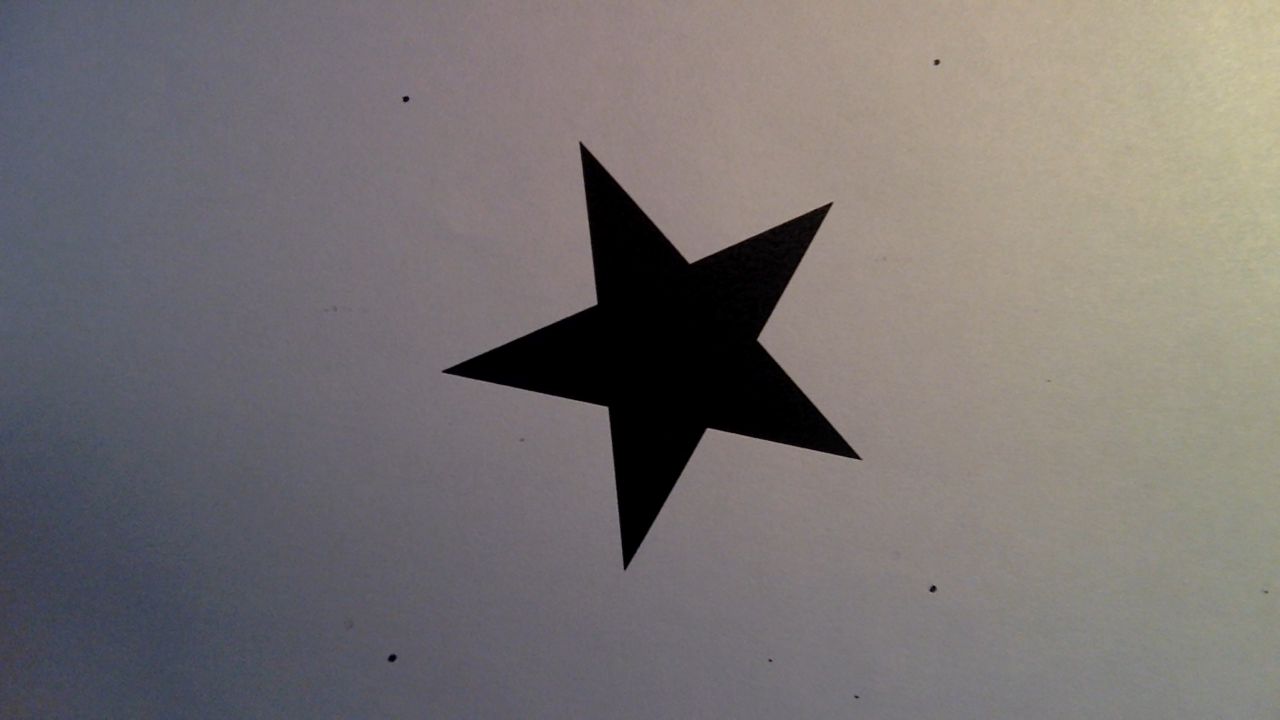
#> input picture shapes/estrella/59602653255951.png, 1280 x 720 px, given in place of the camera
$ python deteccionH.py
#> lines starting #> are read from the running program, lines starting #| are printed output that depends on the picture; after the words box and inside, x2 and y2 are one past the last pixel; in counts of white or black regions, pixels touching at a corner belong together
import cv2 as cv

from Tp_deteccion.captura import captura, filtrar
from math import copysign, log10


def on_trackbar_change(val):
    pass


window_name = 'Detector'
cv.namedWindow(window_name)

# genero los trackbars para threshold, differencia y areas
cv.createTrackbar('Tresh', window_name, 70, 255, on_trackbar_change)
cv.createTrackbar('Diff', window_name, 0, 150, on_trackbar_change)
cv.createTrackbar('Area MAX', window_name, 50, 100, on_trackbar_change)
cv.createTrackbar('Area MIN', window_name, 0, 25, on_trackbar_change)


def deteccion():
    # capturo el video del telefono(1) o de la computadora(0)
    cap = cv.VideoCapture(1)
    capt = ()  # inicializo la variable para poder usarla
    momhu_positivo = []

    while True:
        #  leo la imagen de la camara y la comvierto a gris
        #  despues de vuelta a RGB (display) para poder pintar en color
        _, image = cap.read()
#> image is the input picture: shape (720, 1280, 3); mean B, G, R 113.8, 114.2, 119.4
        gray = cv.cvtColor(image, cv.COLOR_RGB2GRAY)
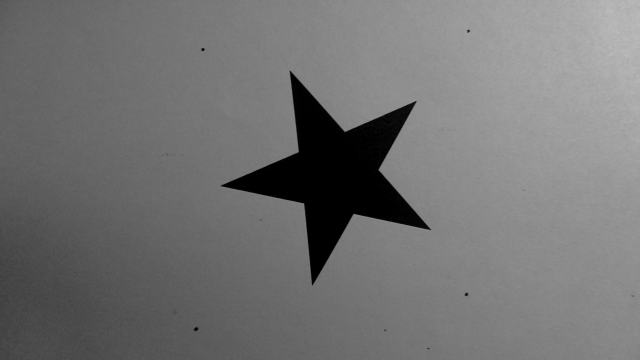
#> gray: shape (720, 1280) (shown at 1/2 size); min 0, max 193, mean 114.7
        display = cv.cvtColor(gray, cv.COLOR_GRAY2RGB)

        # obtengo los valores de los trackbars
        threshold = cv.getTrackbarPos('Tresh', window_name)
        differencia = cv.getTrackbarPos('Diff', window_name)
        area_max = cv.getTrackbarPos('Area MAX', window_name)
        area_min = cv.getTrackbarPos('Area MIN', window_name)

        # aplico el threshold a la imagen
        _, thresh = cv.threshold(gray, threshold, 255, cv.THRESH_BINARY)
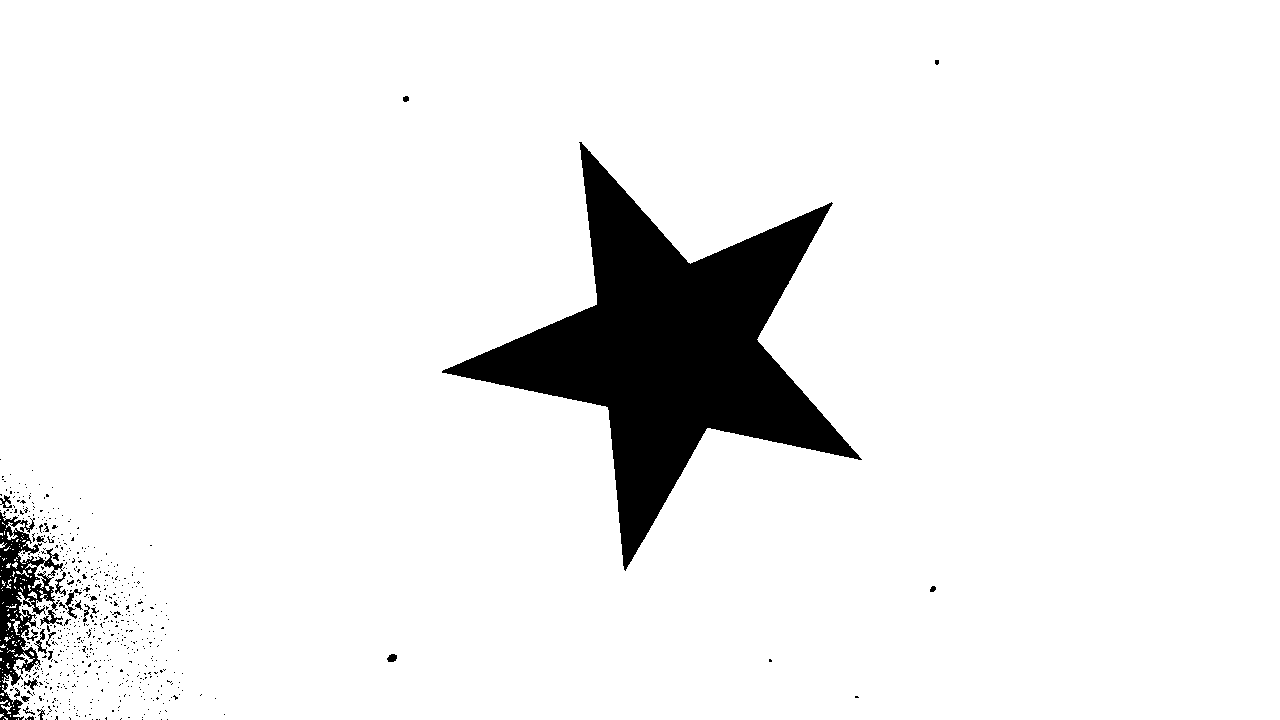
#> thresh: shape (720, 1280); 92.9% white; 591 black regions (566 under 20 px), largest, box (x1, y1, x2, y2) and area: (442, 142, 862, 571) 57402, (0, 512, 63, 720) 5134, (65, 589, 82, 619) 133

        # aplico las operaciones morfologicas
        kernel = cv.getStructuringElement(cv.MORPH_ELLIPSE, (7, 7))
        opening = cv.morphologyEx(thresh, cv.MORPH_OPEN, kernel)
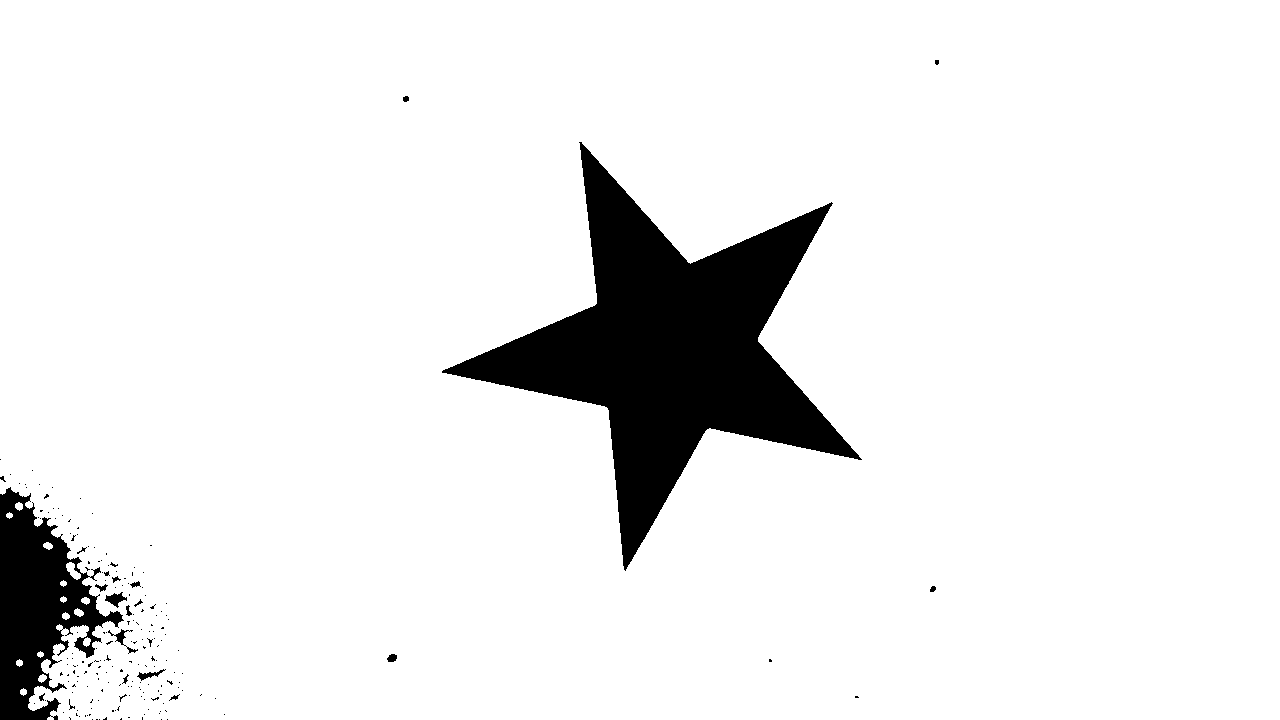
#> opening: shape (720, 1280); 92.1% white; 195 black regions (177 under 20 px), largest, box (x1, y1, x2, y2) and area: (442, 142, 862, 571) 57411, (0, 487, 124, 720) 13877, (105, 592, 127, 608) 166
        closing = cv.morphologyEx(opening, cv.MORPH_CLOSE, kernel)
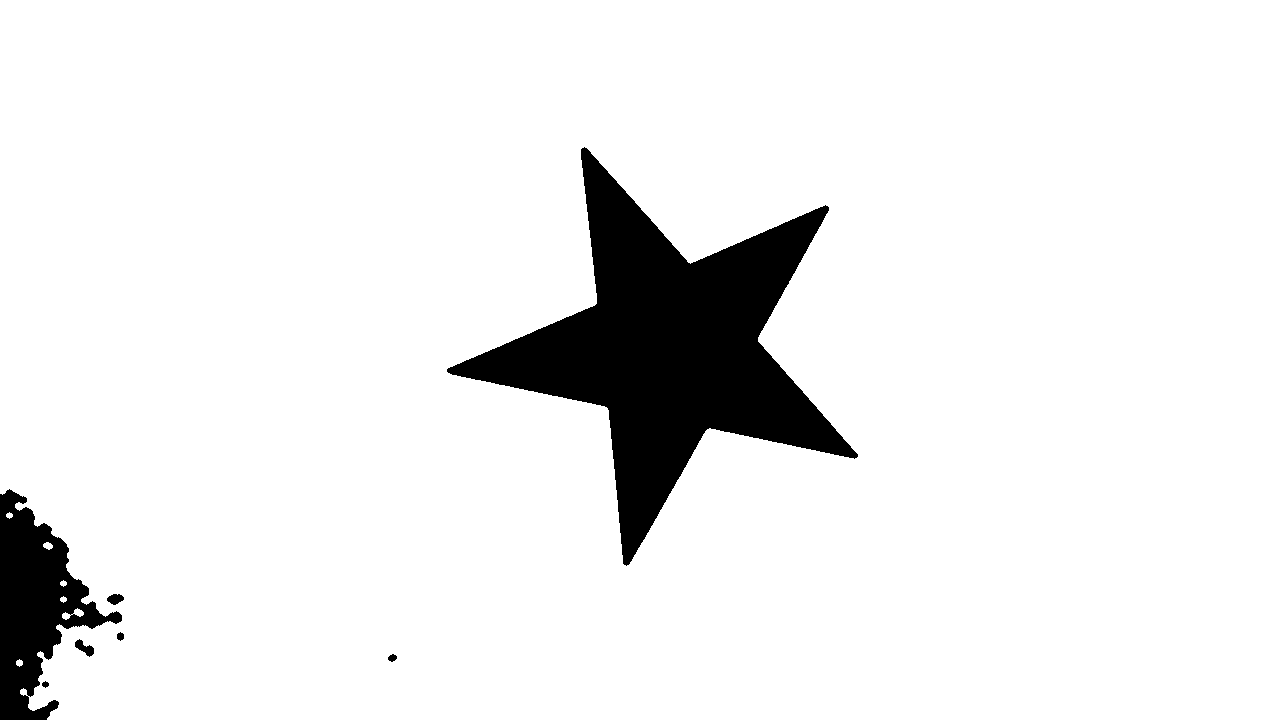
#> closing: shape (720, 1280); 92.3% white; 7 black regions

        # Busco los contornos
        contornos, _ = cv.findContours(closing, cv.RETR_TREE, cv.CHAIN_APPROX_NONE)
#> contornos = 13 contours; largest, box (x1, y1, x2, y2) and area: (0, 0, 1280, 720) 906379, (446, 146, 859, 567) 58024, (74, 638, 95, 658) 190, (106, 593, 125, 606) 148, (62, 608, 84, 620) 84

        # flitro los contornos por tamaño de area
        contornos_filtrados = filtrar(contornos, area_max, area_min)

        # Cuando toco la tecla 'c' capturo el contorno mas grande y printeo sus momentos de hu
        if cv.waitKey(1) & 0xFF == ord('c'):
            capt = captura(contornos_filtrados)
            print('Momentos del contorno capturado')
            momentos = cv.moments(capt)
            mhc = cv.HuMoments(momentos)

            for n in range(0, 6):
                mhc[n] = -1*copysign(1.0, mhc[n])*log10(abs(mhc[n]))
                print(str(mhc[n]))

        # Recorro los contornos filtrados y los comapro con el capturado
        for cont in contornos_filtrados:
            if cv.matchShapes(capt, cont, cv.CONTOURS_MATCH_I2, 0) < (differencia/100):
                # si el contorno es parecido lo dibujo en verde y guardo sus momentos de HU
                cv.drawContours(display, cont, -1, (0, 255, 0), 3)
                mom_positivo = cv.moments(cont)
                momhu_positivo = cv.HuMoments(mom_positivo)

            else:
                cv.drawContours(display, cont, -1, (0, 0, 255), 2)  # si el contorno es distinto los dibujo en rojo

        cv.imshow(window_name,  display)

        # Si aprieto la tecla 'H' muestro los momentos del contorno que es parecido
        if cv.waitKey(1) & 0xFF == ord('h'):
            print('Momentos del contorno comparado')
            for n in range(0, 6):
                momhu_positivo[n] = -1 * copysign(1.0, momhu_positivo[n]) * log10(abs(momhu_positivo[n]))
                print(str(momhu_positivo[n]))

        # si aprieto la tecla 'q' termino el programa
        if cv.waitKey(1) & 0xFF == ord('q'):
            break


deteccion()
#> (the call stopped at in deteccion, `contornos_filtrados = filtrar(contornos, area_max, area_min)`: Tp_deteccion is not available in this run)

$ run again, on shapes/estrella/59675722489583.png
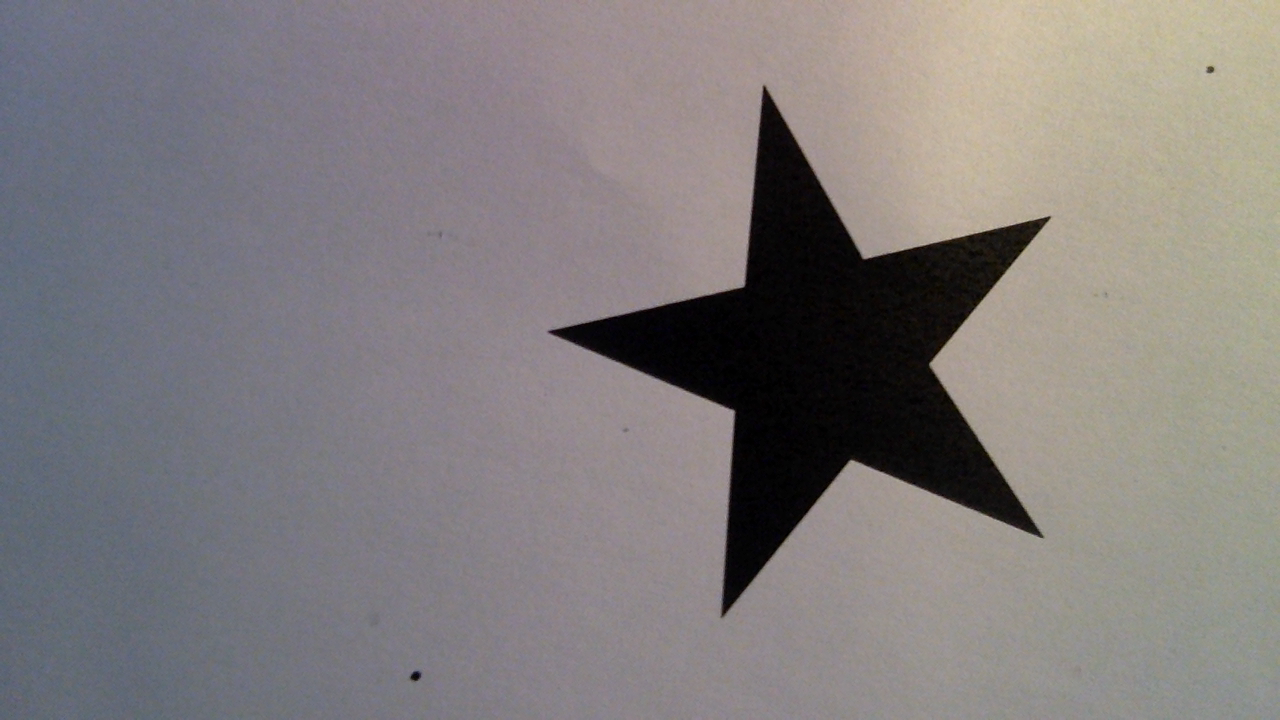
#> input picture shapes/estrella/59675722489583.png, 1280 x 720 px, given in place of the camera
#> in deteccion, image is the input picture: shape (720, 1280, 3); mean B, G, R 125.4, 125.1, 129.8
#> in deteccion, `_, thresh = cv.threshold(gray, threshold, 255, cv.THRESH_BINARY)`:
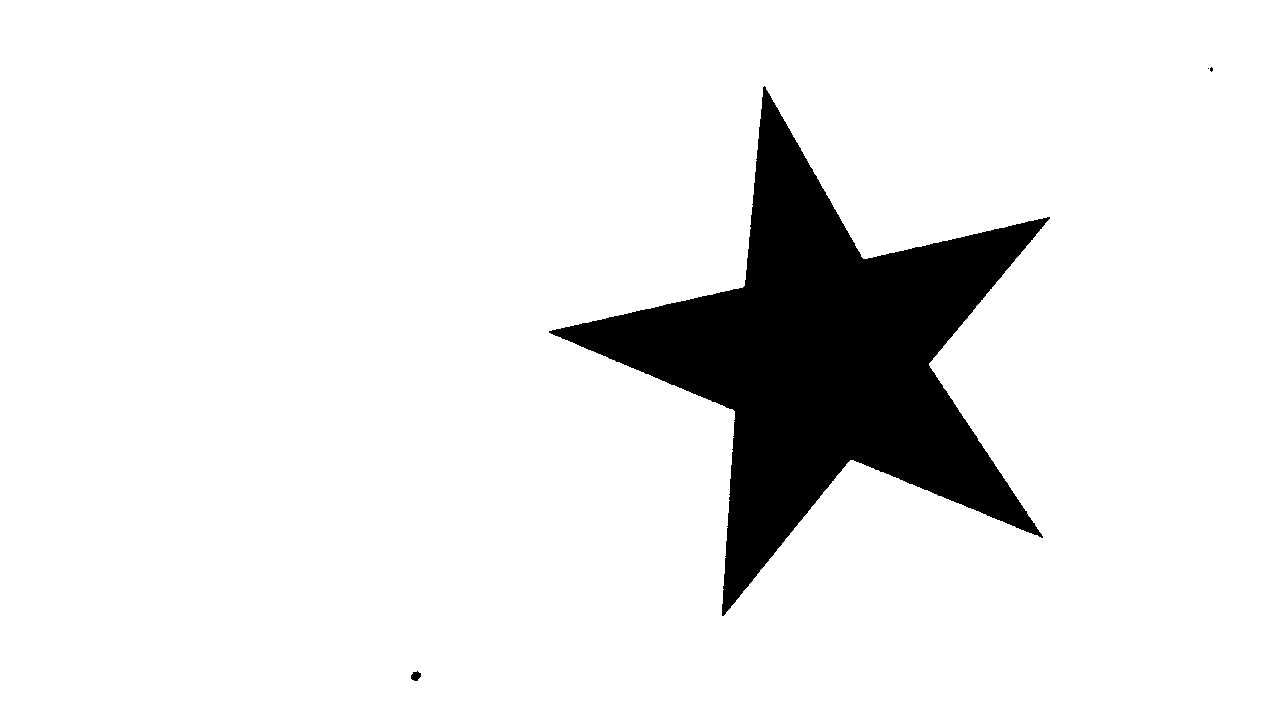
#> thresh: shape (720, 1280); 90.7% white; 4 black regions (2 under 20 px), largest, box (x1, y1, x2, y2) and area: (549, 86, 1050, 616) 85860, (411, 671, 421, 681) 71
#> opening: shape (720, 1280); 90.7% white; 3 black regions (1 under 20 px), largest, box (x1, y1, x2, y2) and area: (549, 86, 1050, 616) 85897, (411, 671, 421, 681) 71
#> closing: shape (720, 1280); 90.7% white; 2 black regions
#> contornos = 3 contours; box (x1, y1, x2, y2) and area: (0, 0, 1280, 720) 919601, (552, 91, 1046, 613) 86681, (410, 671, 422, 682) 76
